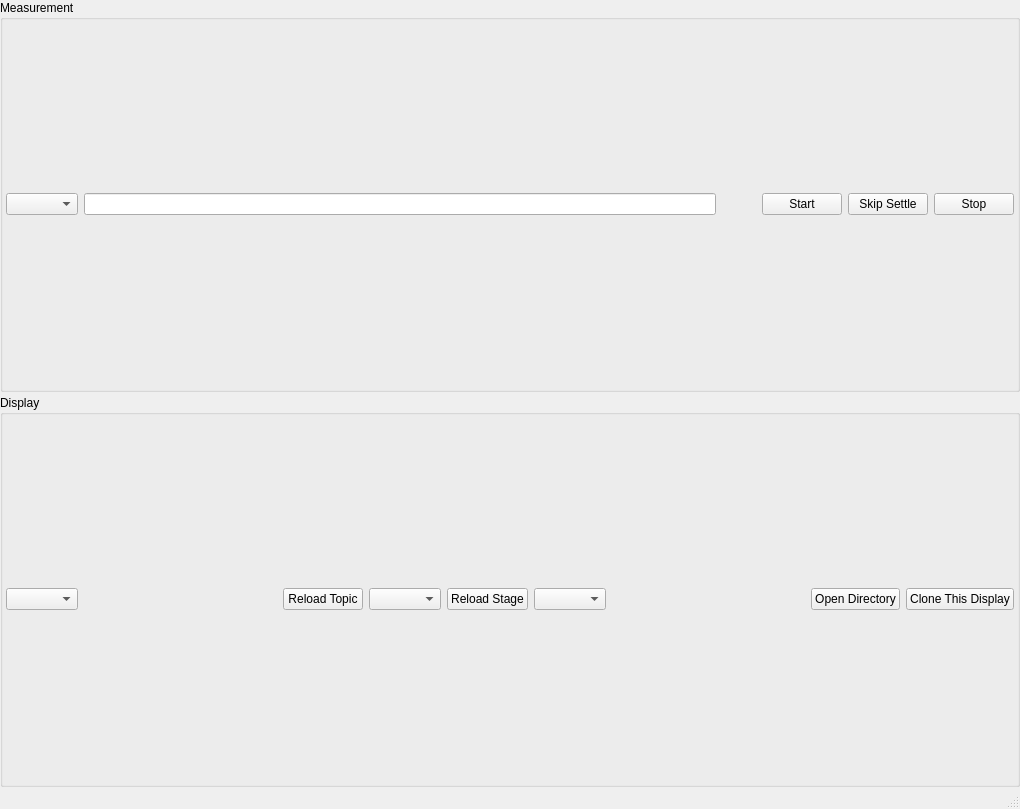
<?xml version="1.0" encoding="UTF-8"?>
<ui version="4.0">
 <class>MainWindow</class>
 <widget class="QMainWindow" name="MainWindow">
  <property name="geometry">
   <rect>
    <x>0</x>
    <y>0</y>
    <width>1020</width>
    <height>809</height>
   </rect>
  </property>
  <property name="windowTitle">
   <string>MainWindow</string>
  </property>
  <widget class="QWidget" name="centralwidget">
   <layout class="QVBoxLayout" name="verticalLayout_centralwidget">
    <property name="spacing">
     <number>3</number>
    </property>
    <property name="sizeConstraint">
     <enum>QLayout::SizeConstraint::SetMaximumSize</enum>
    </property>
    <property name="leftMargin">
     <number>0</number>
    </property>
    <property name="topMargin">
     <number>0</number>
    </property>
    <property name="rightMargin">
     <number>0</number>
    </property>
    <property name="bottomMargin">
     <number>0</number>
    </property>
    <item>
     <widget class="QGroupBox" name="group_measurement">
      <property name="sizePolicy">
       <sizepolicy hsizetype="Preferred" vsizetype="Preferred">
        <horstretch>1</horstretch>
        <verstretch>0</verstretch>
       </sizepolicy>
      </property>
      <property name="title">
       <string>Measurement</string>
      </property>
      <property name="flat">
       <bool>true</bool>
      </property>
      <property name="checkable">
       <bool>false</bool>
      </property>
      <layout class="QHBoxLayout" name="horizontalLayout">
       <property name="leftMargin">
        <number>3</number>
       </property>
       <property name="topMargin">
        <number>0</number>
       </property>
       <property name="rightMargin">
        <number>3</number>
       </property>
       <property name="bottomMargin">
        <number>0</number>
       </property>
       <item>
        <widget class="QComboBox" name="combo_box_measurement_color"/>
       </item>
       <item>
        <widget class="QLineEdit" name="text_ctrl_measurement_topic">
         <property name="sizePolicy">
          <sizepolicy hsizetype="Expanding" vsizetype="Fixed">
           <horstretch>1</horstretch>
           <verstretch>0</verstretch>
          </sizepolicy>
         </property>
        </widget>
       </item>
       <item>
        <spacer name="horizontalSpacer">
         <property name="orientation">
          <enum>Qt::Orientation::Horizontal</enum>
         </property>
         <property name="sizeHint" stdset="0">
          <size>
           <width>40</width>
           <height>20</height>
          </size>
         </property>
        </spacer>
       </item>
       <item>
        <widget class="QPushButton" name="button_start">
         <property name="text">
          <string>Start</string>
         </property>
        </widget>
       </item>
       <item>
        <widget class="QPushButton" name="button_skip_settle">
         <property name="text">
          <string>Skip Settle</string>
         </property>
        </widget>
       </item>
       <item>
        <widget class="QPushButton" name="button_stop">
         <property name="text">
          <string>Stop</string>
         </property>
        </widget>
       </item>
      </layout>
     </widget>
    </item>
    <item>
     <widget class="QGroupBox" name="group_display">
      <property name="title">
       <string>Display</string>
      </property>
      <layout class="QHBoxLayout" name="horizontalLayout_3">
       <property name="leftMargin">
        <number>3</number>
       </property>
       <property name="topMargin">
        <number>0</number>
       </property>
       <property name="rightMargin">
        <number>3</number>
       </property>
       <property name="bottomMargin">
        <number>0</number>
       </property>
       <item>
        <widget class="QComboBox" name="combo_box_presentation"/>
       </item>
       <item>
        <spacer name="horizontalSpacer_2">
         <property name="orientation">
          <enum>Qt::Orientation::Horizontal</enum>
         </property>
         <property name="sizeHint" stdset="0">
          <size>
           <width>40</width>
           <height>20</height>
          </size>
         </property>
        </spacer>
       </item>
       <item>
        <widget class="QPushButton" name="button_display_reload_topic">
         <property name="text">
          <string>Reload Topic</string>
         </property>
        </widget>
       </item>
       <item>
        <widget class="QComboBox" name="combo_box_display_topic"/>
       </item>
       <item>
        <widget class="QPushButton" name="button_display_reload_stage">
         <property name="text">
          <string>Reload Stage</string>
         </property>
        </widget>
       </item>
       <item>
        <widget class="QComboBox" name="combo_box_display_stage"/>
       </item>
       <item>
        <spacer name="horizontalSpacer_3">
         <property name="orientation">
          <enum>Qt::Orientation::Horizontal</enum>
         </property>
         <property name="sizeHint" stdset="0">
          <size>
           <width>40</width>
           <height>20</height>
          </size>
         </property>
        </spacer>
       </item>
       <item>
        <widget class="QPushButton" name="button_display_open_directory">
         <property name="text">
          <string>Open Directory</string>
         </property>
        </widget>
       </item>
       <item>
        <widget class="QPushButton" name="button_display_clone">
         <property name="text">
          <string>Clone This Display</string>
         </property>
        </widget>
       </item>
      </layout>
     </widget>
    </item>
   </layout>
  </widget>
  <widget class="QMenuBar" name="menubar">
   <property name="geometry">
    <rect>
     <x>0</x>
     <y>0</y>
     <width>1020</width>
     <height>22</height>
    </rect>
   </property>
  </widget>
  <widget class="QStatusBar" name="statusbar"/>
 </widget>
 <resources>
  <include location="gui_resources.qrc"/>
 </resources>
 <connections/>
</ui>
